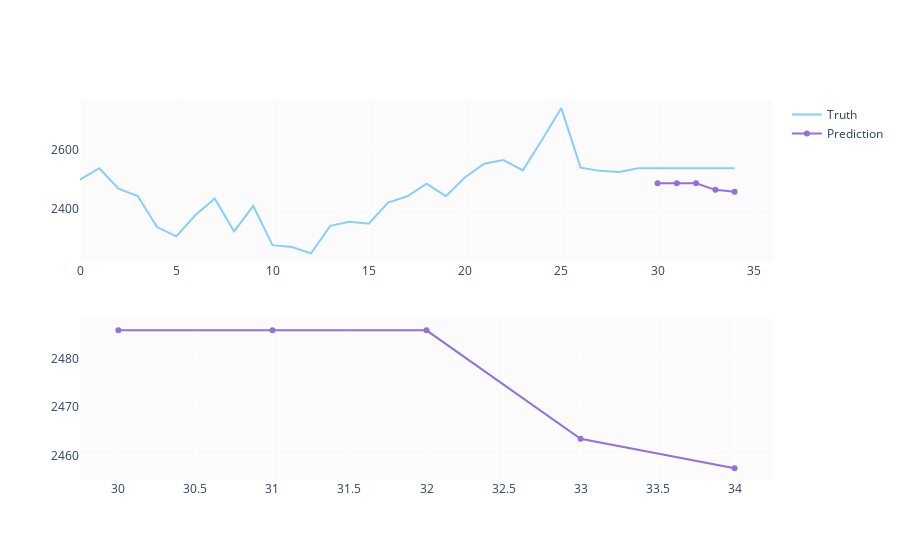

Notebook code for this chart:
### Code cell
predicted_prices = df.loc[test_split_idx+1:].copy()177796.69row=1, col=1)

fig.add_trace(go.Scatter(x=predicted_prices.index,
                         y=predicted_prices['Close Price'],
                         name='Prediction',
                         marker_color='MediumPurple'), row=1, col=1)

fig.add_trace(go.Scatter(x=predicted_prices.index,
                         y=y_pred,
                         marker_color='MediumPurple',
                         showlegend=False), row=2, col=1)

fig.show()

### Figure 1 — Plotly figure (JSON) as saved in the notebook; plotly's stock layout.template omitted (floating-point values rounded to 4 significant figures)
{"data": [{"marker": {"color": "LightSkyBlue"}, "name": "Truth", "type": "scatter", "x": [0, 1, 2, 3, 4, 5, 6, 7, 8, 9, 10, 11, 12, 13, 14, 15, 16, 17, 18, 19, 20, 21, 22, 23, 24, 25, 26, 27, 28, 29, 30, 31, 32, 33, 34], "xaxis": "x", "y": [2498.0, 2537.0, 2468.0, 2443.0, 2337.0, 2306.0, 2378.0, 2434.0, 2323.0, 2409.0, 2276.0, 2270.0, 2248, 2341.0, 2356.0, 2349, 2420.0, 2442.0, 2484.0, 2442.0, 2506.0, 2552.0, 2564.0, 2530.0, 2634.0, 2741.0, 2539.0, 2528.0, 2524.0, 2536.0, 2536.0, 2536.0, 2536.0, 2536.0, 2536.0], "yaxis": "y"}, {"marker": {"color": "MediumPurple"}, "name": "Prediction", "type": "scatter", "x": [30, 31, 32, 33, 34], "xaxis": "x", "y": [2486.0, 2486.0, 2486.0, 2463.0, 2457.0], "yaxis": "y"}, {"marker": {"color": "MediumPurple"}, "showlegend": false, "type": "scatter", "x": [30, 31, 32, 33, 34], "xaxis": "x2", "y": [2486.0, 2486.0, 2486.0, 2463.0, 2457.0], "yaxis": "y2"}], "layout": {"xaxis": {"anchor": "y", "domain": [0, 1]}, "xaxis2": {"anchor": "y2", "domain": [0, 1]}, "yaxis": {"anchor": "x", "domain": [0.575, 1]}, "yaxis2": {"anchor": "x2", "domain": [0, 0.425]}}}
